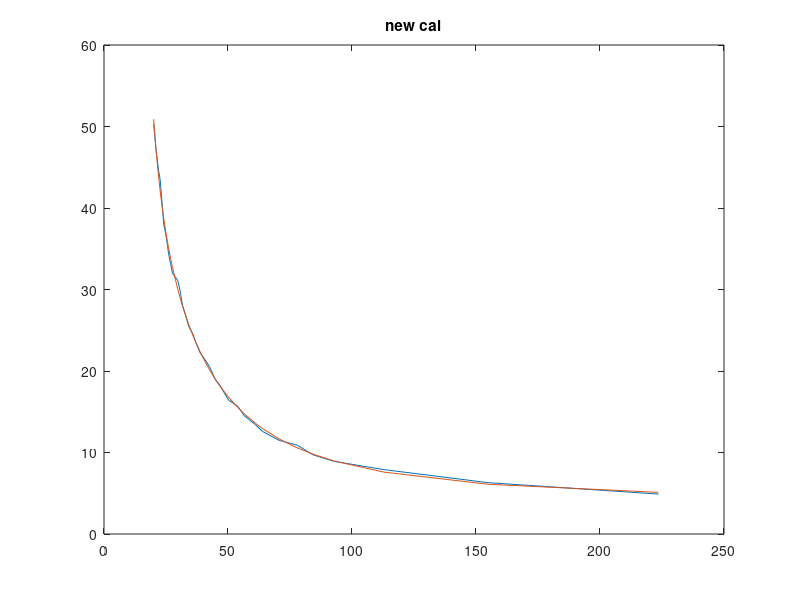
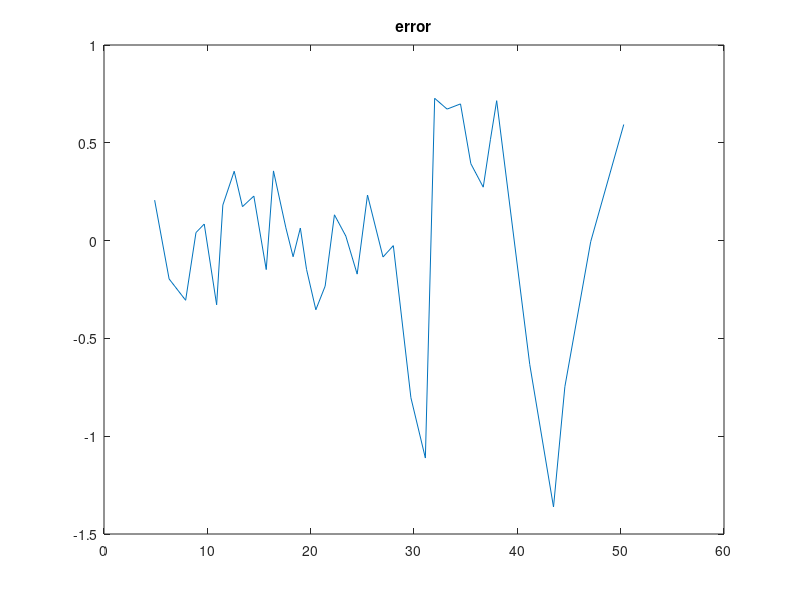

Reproduce these figures in MATLAB, in order.
%% 
%%
% now I have kohm data
% this is the load cell data yin gave me
cal_kg = [  4.9     6.3     7.9     8.9     9.7     10.9    11.5    12.6    13.4    14.5    15.7    16.4    17.6    18.3...
            19.0    19.6    20.5    21.4    22.3    23.4    24.5    25.5    27.0    28.0    29.7    31.1    32.0    33.2...
            34.5    35.5    36.7    37.4    38.0    41.2    43.5    44.6    47.1    50.3];
        
cal_kohm =[ 223.57  154.87  112.86  93.04   84.39   77.90   70.53   63.85   61.10   56.63   53.86   50.31   47.95   46.63...
            44.75   43.94   42.57   40.71   38.63   37.15   35.9    34.13   32.78   31.67   30.77   29.78   27.61   26.82...
            25.98   25.57   24.97   24.48   24.09   23.26   22.63   22.01   21.00   20.03];
        
% return;
% the load cell kg measurements from the same expe


% cal_kohm=   [   129.0,  65.6,   58.9,   53.3,   47.9,   46.2,   43.33,  38.29,  35.14,  33.56,  28.5,   23.8,   20.75,  18.6,   17.13,  16.02,  14.73,  13.76];
% cal_kg=     [   9.1,    13.8,   14.9,   16.6,   18.0,   18.8,   20.1,   22.8,   25.6,   26.1,   30.6,   36.9,   42.9,   46.5,   53.5,   58.4,   64.8,   71.4];

x=cal_kohm(1:end);
y=cal_kg(1:end);
% x=1./x;
n=4;
pnew = polyfit(1./x,y,n);
yfit = polyval(pnew,1./x);

% yfit = p1*x^n + p2*x^(n-1) + .... pn*x + pn+1

figure(3); clf; plot(x,y,x,yfit)
title('new cal')

% figure(4); clf; plot(x,yfit-y)
figure(4); clf; plot(y,yfit-y)
title('error')
% figure(1);
return;
p2 = [2.8373e6, -4.0202e5, 2.2768e4, 291.58,5.4305];
n=4;
cal_in=46.2;
cal_out=0;
% for k=1:n+1
%     cal_out=cal_out+p2(k)*(1/cal_in)^(n-k+1);
%     disp(p2(k))
%     disp(n-k+1)
% end
% cal_out

for k=0:n
    cal_out=cal_out+p2(k+1)*(1/cal_in)^(n-k);
    disp(p2(k+1))
    disp(n-k+1+1)
end
cal_out
